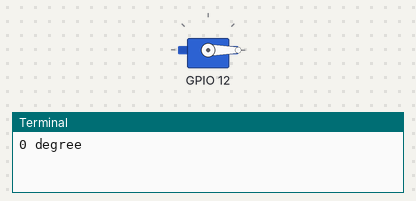
Bench run of a program on a simulated Raspberry Pi (BCM pin numbers) with a Grove Base HAT. Parts: servo, the last lines printed to the terminal. Servo angles are drawn from the pulse width (0.5 ms = 0°, 2.5 ms = 180°).

Above: at 0.05 s.
At 4.25 s:
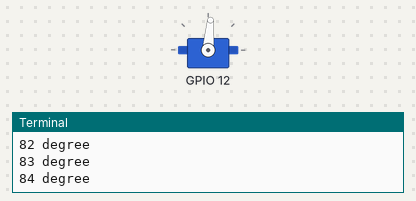
At 8.55 s:
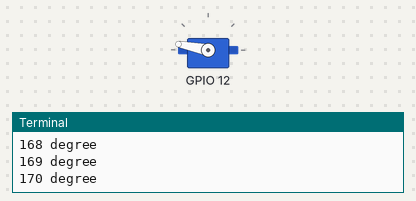
At 17.15 s:
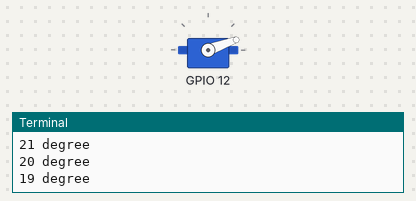
Timing chart, 0 to 23.5 s (numbered marks = the images above):
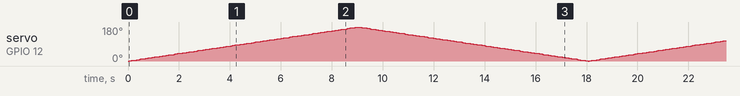

The program:

12-servo.py
```python
from grove.grove_servo import GroveServo
import time

pin = 12
servo = GroveServo(pin)

while True:
    for x in range(0, 180):
        print(x, "degree")
        servo.setAngle(x)
        time.sleep(0.05)
    for x in range(180, 0, -1):
        print(x, "degree")
        servo.setAngle(x)
        time.sleep(0.05)
```
